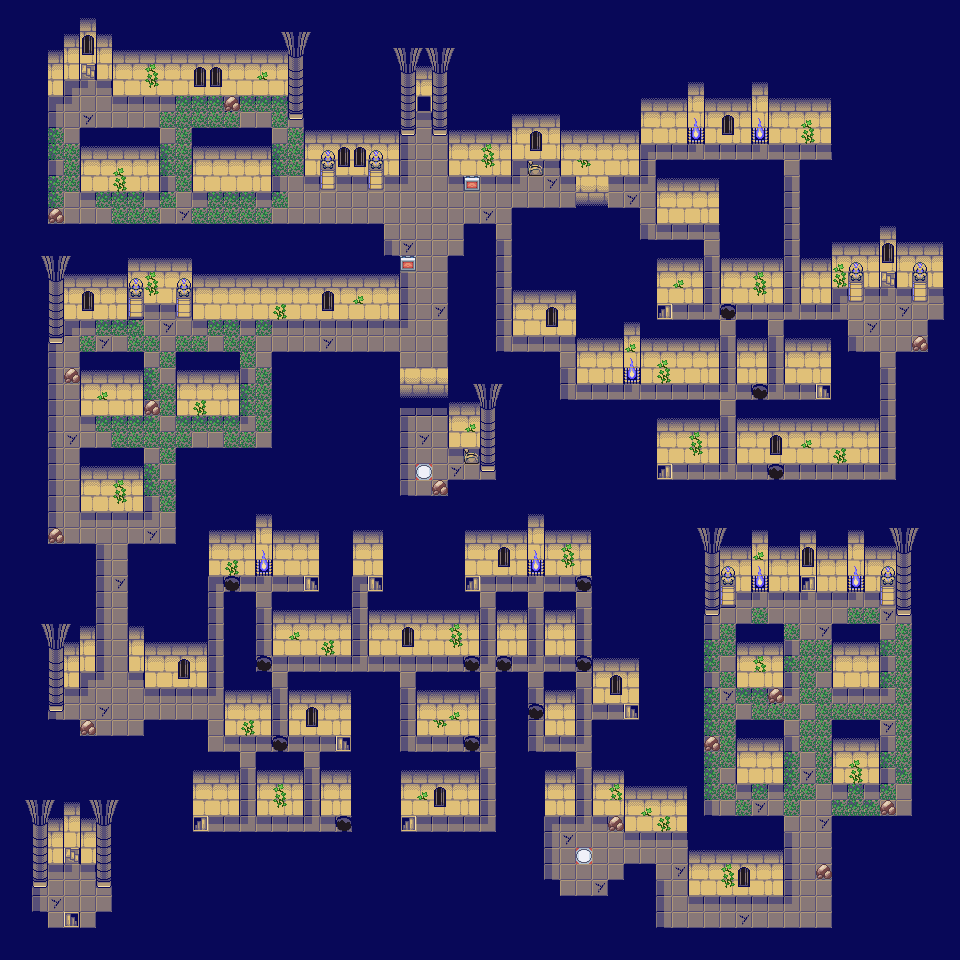
#> input picture img/quintoStrato/Fifth_Stratum.bmp, 960 x 960 px, found by its file name
$ python main.py
#> lines starting #> are read from the running program, lines starting #| are printed output that depends on the picture
from PIL import Image
from PIL import ImageChops
import json
import math
import pdb

srcFolder = r"img/quintoStrato"
img = srcFolder+r"/Fifth_Stratum.bmp"

im = Image.open(img)
#> im is the input picture: PIL image 960x960 RGB; mean R, G, B 67.4, 61.7, 100.6


#ivan
#rows=29
#cols=27

#second stratum
#rows=80
#cols=85

#fifth stratum
rows=60
cols=60
tileSize=16 #tile is 16x16

seenImages = []
tileIdCounter=0
map = []

class Tile:
    def __init__(self, id, img):
        self.id=id
        self.img=img

i=0
j=0
while i<rows:
    map.append([]) #create row
    while j<cols:
        im1 = im.crop((j*tileSize, i*tileSize, (j+1)*tileSize, (i+1)*tileSize)) #crop to a tile

        tileId=-1
        seen=0
        for seenImage in seenImages: #if the tile has already been seen, just reuse the same tileid
            if list(im1.getdata()) == list(seenImage.img.getdata()):
                seen=1
                tileId=seenImage.id

        if seen != 1: #if the tile has yet to be seen, create the img, give it an id, and append it to the seen ones
            im1.save(srcFolder+"/tile"+str(tileIdCounter)+".png")
            tile= Tile(tileIdCounter, im1)
            seenImages.append(tile)
            tileId = tileIdCounter
            tileIdCounter+=1

        map[i].append(tileId)

        j+=1
    i+=1
    j=0
#> this loop made 60 passes
#> pass 1, `im1.save(srcFolder+"/tile"+str(tileIdCounter)+".png")`:
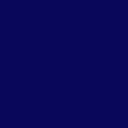
#> saved as tile0.png: PIL image 16x16 RGB (shown 8 times larger); mean R, G, B 8, 8, 88
#> pass 2, `im1.save(srcFolder+"/tile"+str(tileIdCounter)+".png")`:
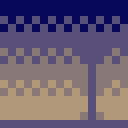
#> saved as tile1.png: PIL image 16x16 RGB (shown 8 times larger); mean R, G, B 103.9, 91.9, 114
#> pass 3, in __init__ (call 3), `self.img=img`:
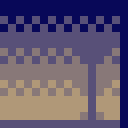
#> self.img: PIL image 16x16 RGB (shown 8 times larger); mean R, G, B 97.7, 86.5, 112.4
#> pass 3, in __init__ (call 4), `self.img=img`:
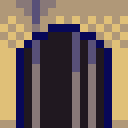
#> self.img: PIL image 16x16 RGB (shown 8 times larger); mean R, G, B 113.1, 96.9, 89.4
#> after the loop, i = 60; map = 60 items; seenImages = 55 items; tileIdCounter = 55


#"map" now contains a 2d array where each position is a tile id


class TileRelationship:
    def __init__(self):
        self.up   =[]
        self.down =[]
        self.left =[]
        self.right=[]

tileRelationships = {}
tileId=0
while tileId<tileIdCounter:#for each tile id
    i=0
    j=0
    while i<rows:
        while j<cols:

            if map[i][j]==tileId:
                rel=tileRelationships.get(tileId, "")
                if rel == "":
                    tileRelationships[tileId] = TileRelationship()
                    rel = tileRelationships[tileId]

                if i>0:
                    rel.up.append(map[i-1][j])
                if i<rows-1:
                    rel.down.append(map[i+1][j])
                if j>0:
                    rel.left.append(map[i][j-1])
                if j<cols-1:
                    rel.right.append(map[i][j+1])

            j+=1

        i+=1
        j=0

    tileId+=1
#> this loop made 55 passes
#> after the loop, rel.down = [25, 0, 25, 29]; rel.left = [22, 0, 22, 0]; rel.right = [0, 22, 4, 10]; rel.up = [13, 29, 29, 29]; tileId = 55; tileRelationships = 55 items

#print(json.dumps(tileRelationships, default=lambda x: x.__dict__))

#tileRelationships dict now may contain multiple entries of the same tile for each id, the last step is to convert them into bitmaps

powersOf2 = {}
iterator = range(tileIdCounter+1)
for i in iterator:
    powersOf2[i] = int(math.pow(2,i))

#print(json.dumps(powersOf2, default=lambda x: x.__dict__))

# doesnt work: python doesnt know how to handle big numbers, although it says it does:
#  >>> 39969865730104624 + int(math.pow(2,62))
#  4651655884157492224
#  >>> 39969865730104624 + int(4611686018427387904)
#  4651655884157492528
#  >>> int(math.pow(2,62))
#  4611686018427387904
def normalizeProbabilityList(input, log=0):
    if(log != 0):
        print("Start bitmap population")
    bitmap = int(0)
    for entry in input:
        p = 2**entry #powersOf2[entry]     #int(math.pow(2,entry))
        old = bitmap
        bitmap |= 2**entry
        if(log != 0):
            if(old != bitmap):
                print('{:.0f}'.format(old) +" | "+'{:.0f}'.format(p) +" = "+ '{:.0f}'.format(bitmap))
            print("bitmap "+'{:.0f}'.format(bitmap)+" augmented with "+'{:.0f}'.format(p)+", derived from: "+str(entry)+", bitmap: "+"{0:b}".format(bitmap))

    return bitmap


def univoci(input):
    output = []
    for entry in input:
        if(entry in output):
            continue
        output.append(entry)
    return output


tileId=0
while tileId<tileIdCounter: #for each tile id
    rel=tileRelationships[tileId]
    # [5 lines of commented-out code are left out]
    rel.up    = univoci(rel.up)
    rel.down  = univoci(rel.down)
    rel.left  = univoci(rel.left)
    rel.right = univoci(rel.right)
    tileId+=1
#> this loop made 55 passes
#> (rel.up, rel.down, rel.left, rel.right) on passes 2, 3, 4, 7, 8, 9: ([0, 5, 12, 7], [3, 16, 17, 18, 38], [0, 4, 1, 11, 7], [0, 1, 11, 2, 5]), ([0, 7], [8], [0, 1, 4, 7, 11], [3, 8, 16, 0, 35, 15, 34, 29, 18, 38]), ([1], [9], [2, 16, 3, 10, 38, 18, 17], [4, 3, 16, 8, 38]), ([0], [11], [5, 12], [7, 12]), ([0], [0, 1, 2], [6], [0, 2, 1]), ([2], [13], [2, 0, 16, 3, 18, 38, 17, 10, 19], [9, 13, 33, 0, 29, 23, 20, 34, 37, 39])
#> (rel.up, rel.down, rel.right) on passes 5 to 6: ([0, 5], [10], [0, 1, 2, 11]), ([0], [1, 0, 4], [6])
#> after the loop, tileId = 55

print(json.dumps(tileRelationships, default=lambda x: x.__dict__))
#> (printed output is left out)

"""
tile Adjacencies are defined as a n-bit number (bitmap), where each bit corresponds to a tileset, subtracting becomes as simple as a bitwise NAND, adding is bitwise OR.
Because they have to be serialized into JSON, they will be represented as Strings

{
    tileId:{
        "up":"bitmap",
        "down":"bitmap",
        "right":"bitmap",
        "left":"bitmap"
    }
}
"""
